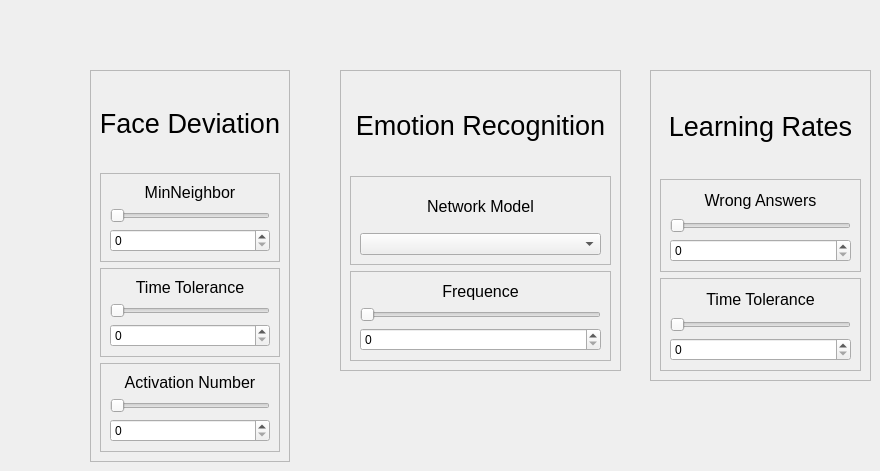
      <widget class="QWidget" name="tab_adapt">
       <attribute name="title">
        <string>Adaption</string>
       </attribute>
       <widget class="QFrame" name="frame_7">
        <property name="geometry">
         <rect>
          <x>90</x>
          <y>70</y>
          <width>200</width>
          <height>392</height>
         </rect>
        </property>
        <property name="frameShape">
         <enum>QFrame::StyledPanel</enum>
        </property>
        <property name="frameShadow">
         <enum>QFrame::Raised</enum>
        </property>
        <layout class="QVBoxLayout" name="verticalLayout_14">
         <item>
          <widget class="QLabel" name="label_56">
           <property name="font">
            <font>
             <family>Ubuntu</family>
             <pointsize>20</pointsize>
            </font>
           </property>
           <property name="text">
            <string>Face Deviation</string>
           </property>
           <property name="alignment">
            <set>Qt::AlignCenter</set>
           </property>
          </widget>
         </item>
         <item>
          <widget class="QFrame" name="frame_30">
           <property name="frameShape">
            <enum>QFrame::StyledPanel</enum>
           </property>
           <property name="frameShadow">
            <enum>QFrame::Raised</enum>
           </property>
           <layout class="QVBoxLayout" name="verticalLayout_19">
            <item>
             <widget class="QLabel" name="label_57">
              <property name="font">
               <font>
                <family>Ubuntu</family>
                <pointsize>12</pointsize>
               </font>
              </property>
              <property name="text">
               <string>MinNeighbor</string>
              </property>
              <property name="alignment">
               <set>Qt::AlignCenter</set>
              </property>
             </widget>
            </item>
            <item>
             <widget class="QSlider" name="minNei_horizontalSlider">
              <property name="orientation">
               <enum>Qt::Horizontal</enum>
              </property>
             </widget>
            </item>
            <item>
             <widget class="QSpinBox" name="minNei_spinBox"/>
            </item>
           </layout>
          </widget>
         </item>
         <item>
          <widget class="QFrame" name="frame_31">
           <property name="frameShape">
            <enum>QFrame::StyledPanel</enum>
           </property>
           <property name="frameShadow">
            <enum>QFrame::Raised</enum>
           </property>
           <layout class="QVBoxLayout" name="verticalLayout_11">
            <item>
             <widget class="QLabel" name="label_58">
              <property name="font">
               <font>
                <family>Ubuntu</family>
                <pointsize>12</pointsize>
               </font>
              </property>
              <property name="text">
               <string>Time Tolerance</string>
              </property>
              <property name="alignment">
               <set>Qt::AlignCenter</set>
              </property>
             </widget>
            </item>
            <item>
             <widget class="QSlider" name="timeTol_horizontalSlider">
              <property name="orientation">
               <enum>Qt::Horizontal</enum>
              </property>
             </widget>
            </item>
            <item>
             <widget class="QSpinBox" name="timeTol_spinBox"/>
            </item>
           </layout>
          </widget>
         </item>
         <item>
          <widget class="QFrame" name="frame_36">
           <property name="frameShape">
            <enum>QFrame::StyledPanel</enum>
           </property>
           <property name="frameShadow">
            <enum>QFrame::Raised</enum>
           </property>
           <layout class="QVBoxLayout" name="verticalLayout_10">
            <item>
             <widget class="QLabel" name="label_63">
              <property name="font">
               <font>
                <family>Ubuntu</family>
                <pointsize>12</pointsize>
               </font>
              </property>
              <property name="text">
               <string>Activation Number</string>
              </property>
              <property name="alignment">
               <set>Qt::AlignCenter</set>
              </property>
             </widget>
            </item>
            <item>
             <widget class="QSlider" name="actNum_horizontalSlider">
              <property name="orientation">
               <enum>Qt::Horizontal</enum>
              </property>
             </widget>
            </item>
            <item>
             <widget class="QSpinBox" name="minNei_spinBox_2"/>
            </item>
           </layout>
          </widget>
         </item>
        </layout>
       </widget>
       <widget class="QFrame" name="frame_32">
        <property name="geometry">
         <rect>
          <x>340</x>
          <y>70</y>
          <width>281</width>
          <height>301</height>
         </rect>
        </property>
        <property name="frameShape">
         <enum>QFrame::StyledPanel</enum>
        </property>
        <property name="frameShadow">
         <enum>QFrame::Raised</enum>
        </property>
        <layout class="QVBoxLayout" name="verticalLayout_17">
         <item>
          <widget class="QLabel" name="label_59">
           <property name="font">
            <font>
             <family>Ubuntu</family>
             <pointsize>20</pointsize>
            </font>
           </property>
           <property name="text">
            <string>Emotion Recognition</string>
           </property>
           <property name="alignment">
            <set>Qt::AlignCenter</set>
           </property>
          </widget>
         </item>
         <item>
          <widget class="QFrame" name="frame_33">
           <property name="frameShape">
            <enum>QFrame::StyledPanel</enum>
           </property>
           <property name="frameShadow">
            <enum>QFrame::Raised</enum>
           </property>
           <layout class="QVBoxLayout" name="verticalLayout_12">
            <item>
             <widget class="QLabel" name="label_60">
              <property name="font">
               <font>
                <family>Ubuntu</family>
                <pointsize>12</pointsize>
               </font>
              </property>
              <property name="text">
               <string>Network Model</string>
              </property>
              <property name="alignment">
               <set>Qt::AlignCenter</set>
              </property>
             </widget>
            </item>
            <item>
             <widget class="QComboBox" name="emoModel_comboBox"/>
            </item>
           </layout>
          </widget>
         </item>
         <item>
          <widget class="QFrame" name="frame_34">
           <property name="frameShape">
            <enum>QFrame::StyledPanel</enum>
           </property>
           <property name="frameShadow">
            <enum>QFrame::Raised</enum>
           </property>
           <layout class="QVBoxLayout" name="verticalLayout_13">
            <item>
             <widget class="QLabel" name="label_61">
              <property name="font">
               <font>
                <family>Ubuntu</family>
                <pointsize>12</pointsize>
               </font>
              </property>
              <property name="text">
               <string>Frequence</string>
              </property>
              <property name="alignment">
               <set>Qt::AlignCenter</set>
              </property>
             </widget>
            </item>
            <item>
             <widget class="QSlider" name="horizontalSlider_4">
              <property name="orientation">
               <enum>Qt::Horizontal</enum>
              </property>
             </widget>
            </item>
            <item>
             <widget class="QSpinBox" name="emoFreq_spinBox"/>
            </item>
           </layout>
          </widget>
         </item>
        </layout>
       </widget>
       <widget class="QFrame" name="frame_35">
        <property name="geometry">
         <rect>
          <x>650</x>
          <y>70</y>
          <width>221</width>
          <height>311</height>
         </rect>
        </property>
        <property name="frameShape">
         <enum>QFrame::StyledPanel</enum>
        </property>
        <property name="frameShadow">
         <enum>QFrame::Raised</enum>
        </property>
        <layout class="QVBoxLayout" name="verticalLayout_18">
         <item>
          <widget class="QLabel" name="label_62">
           <property name="font">
            <font>
             <family>Ubuntu</family>
             <pointsize>20</pointsize>
            </font>
           </property>
           <property name="text">
            <string>Learning Rates</string>
           </property>
           <property name="alignment">
            <set>Qt::AlignCenter</set>
           </property>
          </widget>
         </item>
         <item>
          <widget class="QFrame" name="frame_38">
           <property name="frameShape">
            <enum>QFrame::StyledPanel</enum>
           </property>
           <property name="frameShadow">
            <enum>QFrame::Raised</enum>
           </property>
           <layout class="QVBoxLayout" name="verticalLayout_15">
            <item>
             <widget class="QLabel" name="label_65">
              <property name="font">
               <font>
                <family>Ubuntu</family>
                <pointsize>12</pointsize>
               </font>
              </property>
              <property name="text">
               <string>Wrong Answers</string>
              </property>
              <property name="alignment">
               <set>Qt::AlignCenter</set>
              </property>
             </widget>
            </item>
            <item>
             <widget class="QSlider" name="wrongAns_horizontalSlider">
              <property name="orientation">
               <enum>Qt::Horizontal</enum>
              </property>
             </widget>
            </item>
            <item>
             <widget class="QSpinBox" name="wrongAns_timeTol_spinBox"/>
            </item>
           </layout>
          </widget>
         </item>
         <item>
          <widget class="QFrame" name="frame_37">
           <property name="frameShape">
            <enum>QFrame::StyledPanel</enum>
           </property>
           <property name="frameShadow">
            <enum>QFrame::Raised</enum>
           </property>
           <layout class="QVBoxLayout" name="verticalLayout_16">
            <item>
             <widget class="QLabel" name="label_64">
              <property name="font">
               <font>
                <family>Ubuntu</family>
                <pointsize>12</pointsize>
               </font>
              </property>
              <property name="text">
               <string>Time Tolerance</string>
              </property>
              <property name="alignment">
               <set>Qt::AlignCenter</set>
              </property>
             </widget>
            </item>
            <item>
             <widget class="QSlider" name="learningTime_horizontalSlider">
              <property name="orientation">
               <enum>Qt::Horizontal</enum>
              </property>
             </widget>
            </item>
            <item>
             <widget class="QSpinBox" name="learningTime_spinBox"/>
            </item>
           </layout>
          </widget>
         </item>
        </layout>
       </widget>
      </widget>
